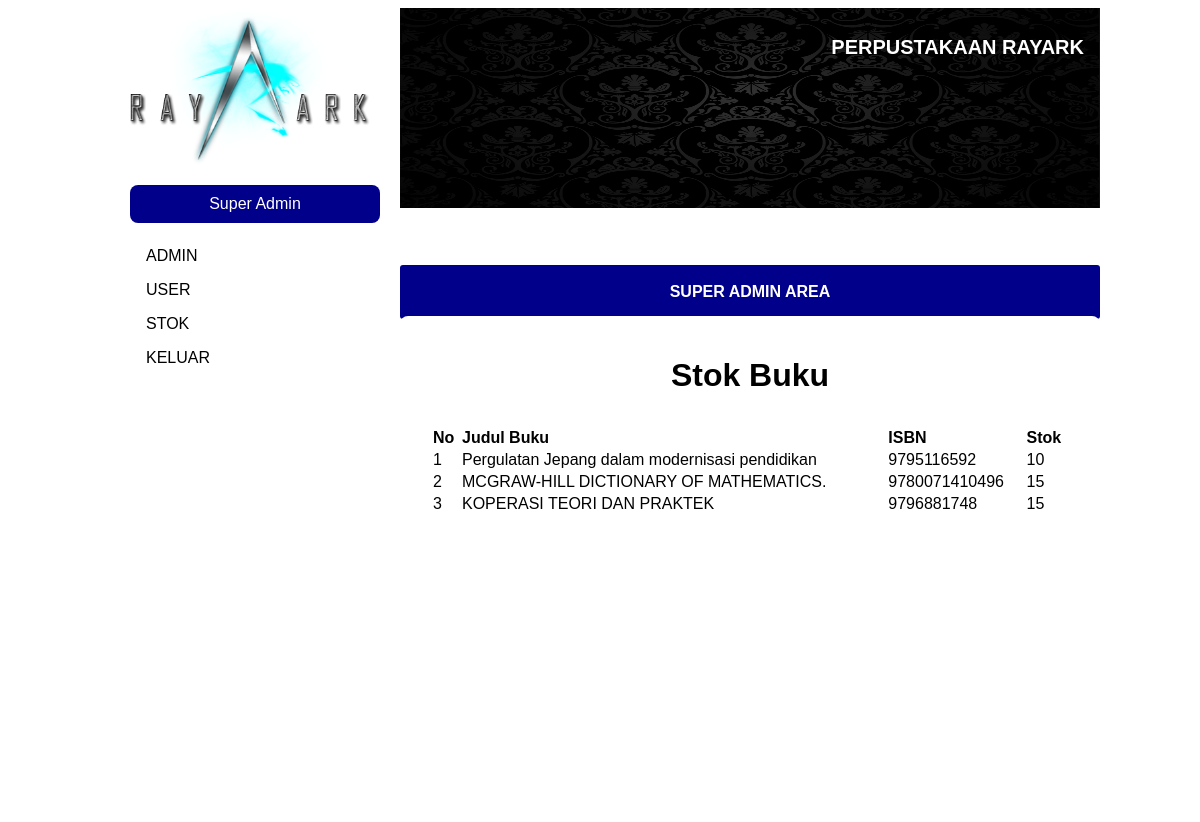
/stok.php (signed in), run on the app's committed database.
### tables this page shows
CREATE TABLE `buku` (
  `id_buku` int(11) NOT NULL,
  `judul` varchar(100) NOT NULL,
  `tahun` int(11) NOT NULL,
  `penulis` varchar(100) NOT NULL,
  `ISBN` varchar(13) NOT NULL,
  `pic` varchar(100) NOT NULL,
  `kategori` varchar(32) NOT NULL,
  `rak` int(11) NOT NULL,
  `stok` int(11) NOT NULL
);

### db-con.php (called while the page is built, shortened)
<?php
class database{
	var $host = "localhost";
	var $username = "root";
	var $password = "";
	var $database = "perpustakaan";
	function __construct(){
		$this->koneksi = mysqli_connect($this->host, $this->username, $this->password,$this->database);
	}
}
?>

### stok.php (the view, shortened to what this page needs)
<!DOCTYPE html>
<html lang="en">
<head>
    <?php include "style.php"; ?>
    <link rel="stylesheet" href="css/kontak.css">
</head>
<?php
$query = "SELECT * FROM buku;"
?>
<body>
    <div id="main-content">
        <?php include 'header-sidebar.php';?>
        <div id="isi">
                <h1 style="text-align: center;">Stok Buku</h1>
                <table style="text-align: left;padding:10px;width:100%;">
                    <tr>
                        <th>No</th>
                        <th>Judul Buku</th>
                        <th>ISBN</th>
                        <th>Stok</th>
                    </tr>
                    <?php
                    $count = 1;
                    include_once("db-con.php");
                    $database = new database();
                    $result = mysqli_query($database->koneksi,$query);
                    while($pj = mysqli_fetch_assoc($result)){
                        echo "<tr>
                                <td>$count</td>
                                <td>".$pj['judul']."</td>
                                <td>".$pj['ISBN']."</td>
                                <td>".$pj['stok']."</td>
                            </tr>";
                            $count++;
                    }
                    ?>
                </table>
        </div>
    </div>
</body>
</html>

### css/admin.css (style rules this page uses)
body { background-color: white; }

### css/kontak.css (style rules this page uses)
* { font-family: sans-serif; }
#main-content { margin: 0 auto; width: 1000px; height: auto; }
#isi { margin-top: 8px; margin-bottom: 8px; padding: 20px; width: 660px; height: 450px; float: right; background: white; border-radius: 8px; }

### data on the page
buku: judul "Pergulatan Jepang dalam modernisasi pendidikan", ISBN "9795116592", stok "10"
buku: judul "MCGRAW-HILL DICTIONARY OF MATHEMATICS.", ISBN "9780071410496", stok "15"
buku: judul "KOPERASI TEORI DAN PRAKTEK", ISBN "9796881748", stok "15"
